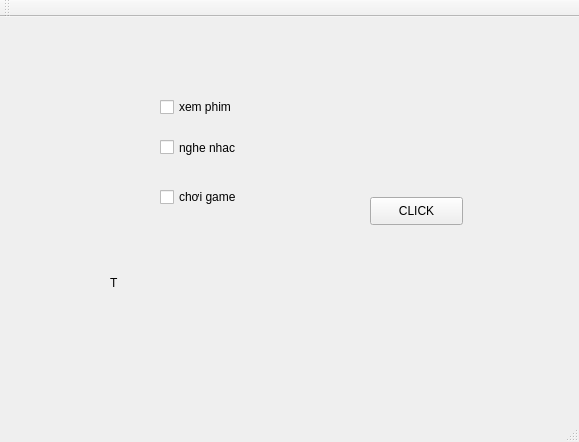
<?xml version="1.0" encoding="UTF-8"?>
<ui version="4.0">
 <class>MainWindow</class>
 <widget class="QMainWindow" name="MainWindow">
  <property name="geometry">
   <rect>
    <x>0</x>
    <y>0</y>
    <width>579</width>
    <height>442</height>
   </rect>
  </property>
  <property name="windowTitle">
   <string>MainWindow</string>
  </property>
  <widget class="QWidget" name="centralWidget">
   <widget class="QCheckBox" name="checkBox">
    <property name="geometry">
     <rect>
      <x>160</x>
      <y>80</y>
      <width>81</width>
      <height>20</height>
     </rect>
    </property>
    <property name="text">
     <string>xem phim</string>
    </property>
   </widget>
   <widget class="QCheckBox" name="checkBox_2">
    <property name="geometry">
     <rect>
      <x>160</x>
      <y>120</y>
      <width>91</width>
      <height>21</height>
     </rect>
    </property>
    <property name="text">
     <string>nghe nhac</string>
    </property>
   </widget>
   <widget class="QCheckBox" name="checkBox_3">
    <property name="geometry">
     <rect>
      <x>160</x>
      <y>170</y>
      <width>81</width>
      <height>20</height>
     </rect>
    </property>
    <property name="text">
     <string>chơi game</string>
    </property>
   </widget>
   <widget class="QPushButton" name="pushButton">
    <property name="geometry">
     <rect>
      <x>370</x>
      <y>180</y>
      <width>93</width>
      <height>28</height>
     </rect>
    </property>
    <property name="text">
     <string>CLICK</string>
    </property>
   </widget>
   <widget class="QLabel" name="label">
    <property name="geometry">
     <rect>
      <x>110</x>
      <y>250</y>
      <width>321</width>
      <height>31</height>
     </rect>
    </property>
    <property name="text">
     <string>T</string>
    </property>
   </widget>
  </widget>
  <widget class="QMenuBar" name="menuBar">
   <property name="geometry">
    <rect>
     <x>0</x>
     <y>0</y>
     <width>579</width>
     <height>26</height>
    </rect>
   </property>
  </widget>
  <widget class="QToolBar" name="mainToolBar">
   <attribute name="toolBarArea">
    <enum>TopToolBarArea</enum>
   </attribute>
   <attribute name="toolBarBreak">
    <bool>false</bool>
   </attribute>
  </widget>
  <widget class="QStatusBar" name="statusBar"/>
 </widget>
 <layoutdefault spacing="6" margin="11"/>
 <resources/>
 <connections/>
</ui>
